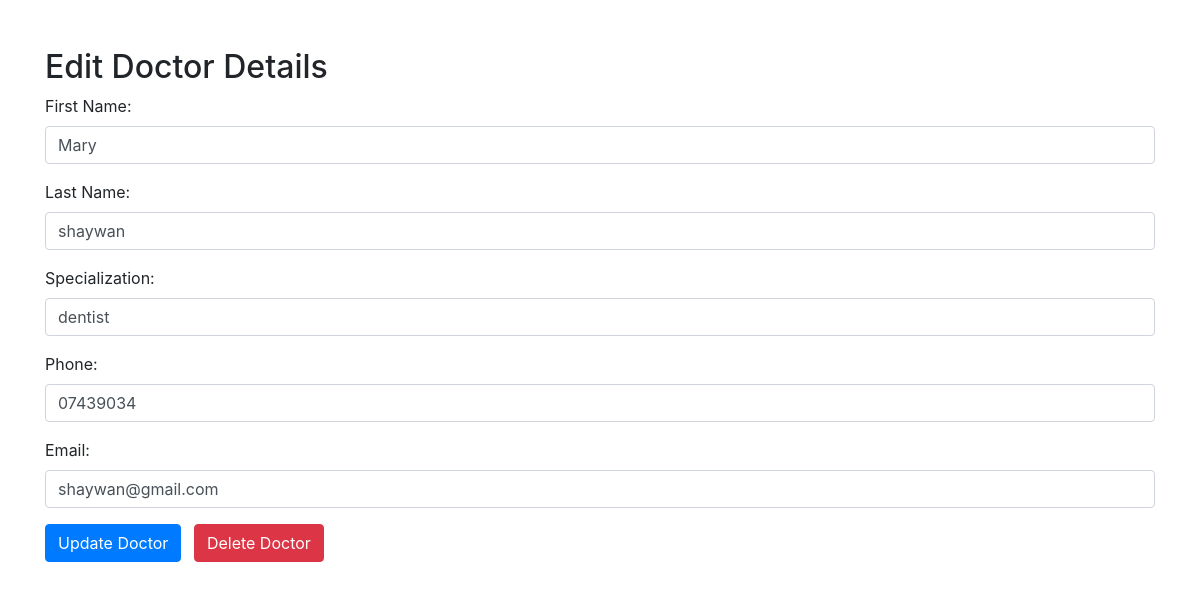
Page /edit_doctor.php?id=1 on the committed database.
### tables this page shows
CREATE TABLE `doctors` (
  `DoctorID` int(11) NOT NULL,
  `FirstName` varchar(255) NOT NULL,
  `LastName` varchar(255) NOT NULL,
  `Specialization` varchar(255) DEFAULT NULL,
  `Phone` varchar(20) DEFAULT NULL,
  `Email` varchar(255) DEFAULT NULL
);

### edit_doctor.php (the view, shortened to what this page needs)
<?php
include 'config.php';
if (isset($_POST['doctorID'])) {
    $doctorID = $_POST['doctorID'];
} elseif (isset($_GET['id'])) {
    $doctorID = $_GET['id'];
} else {
    exit("Doctor ID not provided.");
}
$sql = "SELECT * FROM doctors WHERE DoctorID = ?";
$stmt = $conn->prepare($sql);
$stmt->bind_param("i", $doctorID);
$stmt->execute();
$result = $stmt->get_result();
$doctor = $result->fetch_assoc();
?>
<!DOCTYPE html>
<html lang="en">
<head>
    <link href="https://stackpath.bootstrapcdn.com/bootstrap/4.5.2/css/bootstrap.min.css" rel="stylesheet">
</head>
<body>
<div class="container mt-5">
    <h2>Edit Doctor Details</h2>
    <form action="edit_doctor.php" method="post">
        <div class="form-group">
            <label for="firstName">First Name:</label>
            <input type="text" class="form-control" id="firstName" name="firstName" value="<?php echo $doctor['FirstName']; ?>" required>
        </div>
        <div class="form-group">
            <label for="lastName">Last Name:</label>
            <input type="text" class="form-control" id="lastName" name="lastName" value="<?php echo $doctor['LastName']; ?>" required>
        </div>
        <div class="form-group">
            <label for="specialization">Specialization:</label>
            <input type="text" class="form-control" id="specialization" name="specialization" value="<?php echo $doctor['Specialization']; ?>" required>
        </div>
        <div class="form-group">
            <label for="phone">Phone:</label>
            <input type="tel" class="form-control" id="phone" name="phone" value="<?php echo $doctor['Phone']; ?>" required>
        </div>
        <div class="form-group">
            <label for="email">Email:</label>
            <input type="email" class="form-control" id="email" name="email" value="<?php echo $doctor['Email']; ?>" required>
        </div>
        <button type="submit" name="update" class="btn btn-primary">Update Doctor</button>
        <a href="delete_doctor.php?id=<?php echo $doctor['DoctorID']; ?>" class="btn btn-danger ml-2" onclick="return confirm('Are you sure you want to delete this doctor?')">Delete Doctor</a>
    </form>
</div>
</body>
</html>

### rows in the picture
doctors: firstName "Mary", lastName "shaywan", specialization "dentist", phone "07439034", email "shaywan@gmail.com"
